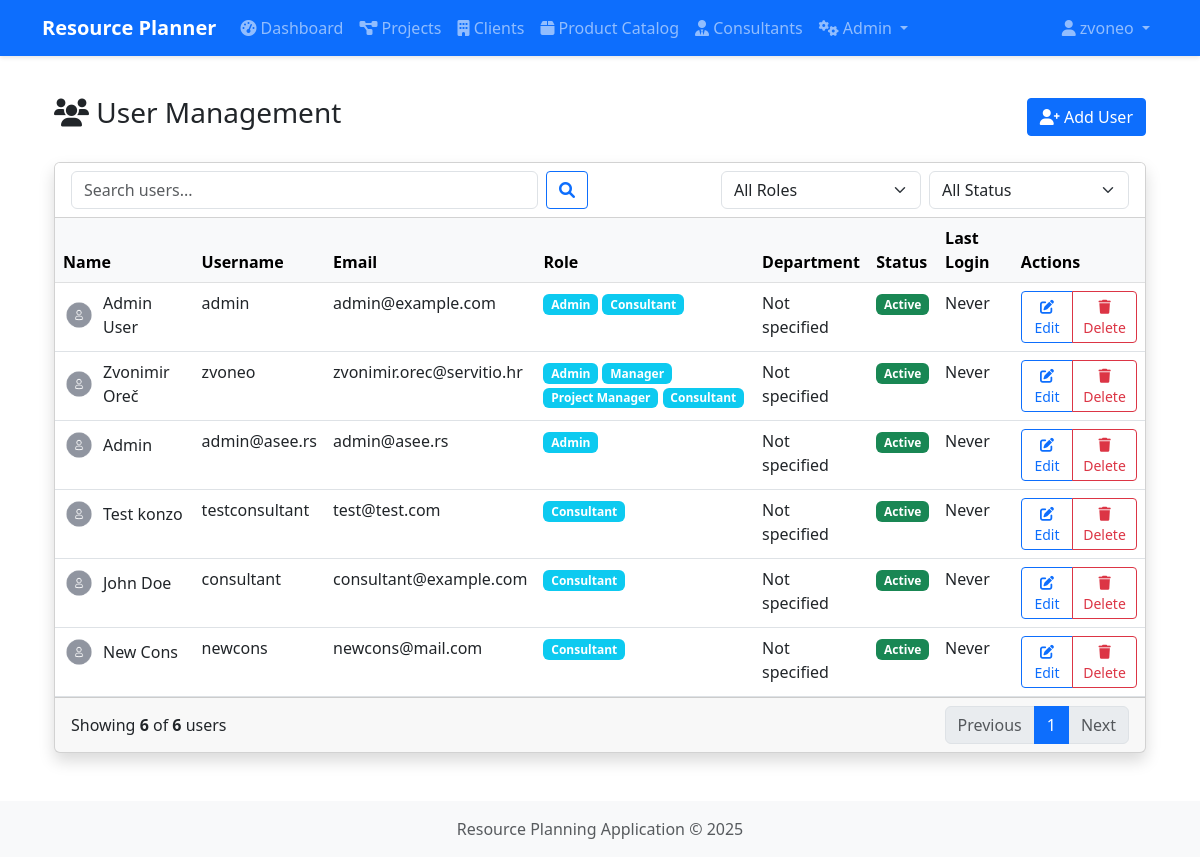
The app's page /admin/users (signed in) with its own data.
### app/models.py (models this page shows, shortened)
class User(db.Model, UserMixin):
    __tablename__ = 'users'
    id = db.Column(db.Integer, primary_key=True)
    username = db.Column(db.String(80), unique=True, nullable=False)
    email = db.Column(db.String(120), unique=True, nullable=False)
    password_hash = db.Column(db.String(128))
    first_name = db.Column(db.String(50))
    last_name = db.Column(db.String(50))
    created_at = db.Column(db.DateTime, default=datetime.utcnow)
    is_active = db.Column(db.Boolean, default=True)
    updated_at = db.Column(db.DateTime, default=datetime.utcnow, onupdate=datetime.utcnow)
    consultants = db.relationship('Consultant', backref='user', lazy=True)
    roles = db.relationship('Role', secondary='user_roles', backref=db.backref('users', lazy=True))

class Role(db.Model):
    __tablename__ = 'roles'
    id = db.Column(db.Integer, primary_key=True)
    name = db.Column(db.String(20), unique=True, nullable=False)
    description = db.Column(db.String(100))

### app/routes/admin.py (the view, shortened to what this page needs)
@admin_bp.route('/users')
@login_required
@admin_required
def users():
    page = request.args.get('page', 1, type=int)
    per_page = 10  # Number of items per page
    search = request.args.get('search', '')
    role_filter = request.args.get('role_filter', '')
    status_filter = request.args.get('status_filter', '')
    query = User.query
    if role_filter:
        query = query.join(User.roles).filter(Role.id == role_filter)
    if status_filter:
        is_active = status_filter == 'active'
        query = query.filter(User.is_active == is_active)
    total_users = query.count()
    users_list = query.paginate(page=page, per_page=per_page, error_out=False)
    roles = Role.query.all()
    total_pages = (total_users + per_page - 1) // per_page  # Ceiling division
    return render_template(
        'admin/users.html',
        users=users_list.items,
        page=page,
        total_pages=total_pages,
        total_users=total_users,
        has_prev=users_list.has_prev,
        has_next=users_list.has_next,
        roles=roles
    )

### app/routes/admin.py (called while the page is built)
def admin_required(f):
    @wraps(f)
    def decorated_function(*args, **kwargs):
        if not current_user.is_authenticated or not (user_has_role(current_user, 'Admin') or current_user.username == 'admin'):
            flash('You do not have permission to access this page.', 'danger')
            return redirect(url_for('main.index'))
        return f(*args, **kwargs)
    return decorated_function

### app/utils.py (called while the page is built, shortened)
def user_has_role(user, role_name):
    if not user or not user.is_authenticated:
        return False
    try:
        role = Role.query.filter_by(name=role_name).first()
        if role and role in user.roles:
            return True
    except SQLAlchemyError as e:
        current_app.logger.error(f"Error checking role {role_name} for user {user.username}: {str(e)}")
        if role_name == 'Admin' and user.username == 'admin':
            return True
    return False

### app/templates/admin/users.html (shortened to what this page needs)
{% extends 'base.html' %}
{% block content %}
<div class="container-fluid">
    <div class="d-flex justify-content-between align-items-center mb-4">
        <h1 class="h3"><i class="fas fa-users"></i> User Management</h1>
        <a href="{{ url_for('admin.manage_user') }}" class="btn btn-primary">
            <i class="fas fa-user-plus"></i> Add User
        </a>
    </div>
    <div class="card shadow">
        <div class="card-header bg-white">
            <div class="row align-items-center">
                <div class="col-md-6">
                    <form method="GET" action="{{ url_for('admin.users') }}" class="d-flex">
                        <input type="text" name="search" class="form-control" placeholder="Search users..." value="{{ request.args.get('search', '') }}">
                        <button type="submit" class="btn btn-outline-primary ms-2">
                            <i class="fas fa-search"></i>
                        </button>
                    </form>
                </div>
                <div class="col-md-6">
                    <div class="d-flex justify-content-md-end mt-3 mt-md-0">
                        <select name="role_filter" class="form-select me-2" style="max-width: 200px;" onchange="this.form.submit()">
                            <option value="">All Roles</option>
                        </select>
                        <select name="status_filter" class="form-select" style="max-width: 200px;" onchange="this.form.submit()">
                            <option value="">All Status</option>
                        </select>
                    </div>
                </div>
            </div>
        </div>
        <div class="card-body p-0">
            <div class="table-responsive">
                <table class="table table-hover mb-0">
                    <thead class="table-light">
                        <tr>
                            <th>Name</th>
                            <th>Username</th>
                            <th>Email</th>
                            <th>Role</th>
                            <th>Department</th>
                            <th>Status</th>
                            <th>Last Login</th>
                            <th>Actions</th>
                        </tr>
                    </thead>
                    <tbody>
                        {% for user in users %}
                        <tr>
                            <td>
                                <div class="d-flex align-items-center">
                                    <img src="{{ user.avatar_url or url_for('static', filename='img/default-avatar.png') }}"
                                         alt="Avatar" class="rounded-circle me-2" width="32" height="32">
                                    <div>{{ user.first_name }} {{ user.last_name }}</div>
                                </div>
                            </td>
                            <td>{{ user.username }}</td>
                            <td>{{ user.email }}</td>
                            <td>
                                {% for role in user.roles %}
                                <span class="badge bg-info">{{ role.name }}</span>
                                {% endfor %}
                            </td>
                            <td>{{ user.department or 'Not specified' }}</td>
                            <td>
                                {% if user.is_active %}
                                <span class="badge bg-success">Active</span>
                                {% else %}
                                <span class="badge bg-danger">Inactive</span>
                                {% endif %}
                            </td>
                            <td>{{ user.last_login.strftime('%Y-%m-%d %H:%M') if user.last_login else 'Never' }}</td>
                            <td>
                                <div class="btn-group">
                                    <a href="{{ url_for('admin.manage_user', user_id=user.id) }}" class="btn btn-sm btn-outline-primary">
                                        <i class="fas fa-edit"></i> Edit
                                    </a>
                                    <button type="button" class="btn btn-sm btn-outline-danger delete-user" data-id="{{ user.id }}" data-name="{{ user.username }}">
                                        <i class="fas fa-trash"></i> Delete
                                    </button>
                                </div>
                            </td>
                        </tr>
                        {% endfor %}
                    </tbody>
                </table>
            </div>
        </div>
        <div class="card-footer">
            <div class="d-flex justify-content-between align-items-center">
                <div>
                    Showing <span class="fw-bold">{{ users|length }}</span> of <span class="fw-bold">{{ total_users }}</span> users
                </div>
                <nav aria-label="Page navigation">
                    <ul class="pagination mb-0">
                        <li class="page-item {% if not has_prev %}disabled{% endif %}">
                            <a class="page-link" href="{{ url_for('admin.users', page=page-1, search=request.args.get('search', ''), role_filter=request.args.get('role_filter', ''), status_filter=request.args.get('status_filter', '')) }}">Previous</a>
                        </li>
                        {% for p in range(1, total_pages + 1) %}
                        <li class="page-item {% if p == page %}active{% endif %}">
                            <a class="page-link" href="{{ url_for('admin.users', page=p, search=request.args.get('search', ''), role_filter=request.args.get('role_filter', ''), status_filter=request.args.get('status_filter', '')) }}">{{ p }}</a>
                        </li>
                        {% endfor %}
                        <li class="page-item {% if not has_next %}disabled{% endif %}">
                            <a class="page-link" href="{{ url_for('admin.users', page=page+1, search=request.args.get('search', ''), role_filter=request.args.get('role_filter', ''), status_filter=request.args.get('status_filter', '')) }}">Next</a>
                        </li>
                    </ul>
                </nav>
            </div>
        </div>
    </div>
</div>
{% endblock %}

### app/templates/base.html (shortened to what this page needs)
<!DOCTYPE html>
<html lang="en">
<head>
    <link href="https://cdn.jsdelivr.net/npm/bootstrap@5.3.0-alpha1/dist/css/bootstrap.min.css" rel="stylesheet">
    <link rel="stylesheet" href="https://cdnjs.cloudflare.com/ajax/libs/font-awesome/6.0.0/css/all.min.css">
    <link rel="stylesheet" href="{{ url_for('static', filename='css/style.css') }}">
</head>
<body>
    <nav class="navbar navbar-expand-lg navbar-dark bg-primary">
        <div class="container">
            <a class="navbar-brand" href="{{ url_for('index') }}">Resource Planner</a>
            <div class="collapse navbar-collapse" id="navbarNav">
                {% if current_user.is_authenticated %}
                <ul class="navbar-nav me-auto">
                    <li class="nav-item">
                        <a class="nav-link" href="{{ url_for('admin.dashboard') }}">
                            <i class="fas fa-tachometer-alt"></i> Dashboard
                        </a>
                    </li>
                    <li class="nav-item">
                        <a class="nav-link" href="{{ url_for('projects.list_projects') }}">
                            <i class="fas fa-project-diagram"></i> Projects
                        </a>
                    </li>
                    <li class="nav-item">
                        <a class="nav-link" href="{{ url_for('clients.list_clients') }}">
                            <i class="fas fa-building"></i> Clients
                        </a>
                    </li>
                    <li class="nav-item">
                        <a class="nav-link" href="{{ url_for('catalog.list_products') }}">
                            <i class="fas fa-box"></i> Product Catalog
                        </a>
                    </li>
                    <li class="nav-item">
                        <a class="nav-link" href="{{ url_for('consultants.list_consultants') }}">
                            <i class="fas fa-user-tie"></i> Consultants
                        </a>
                    </li>
                    {% if 'Admin' in current_user.roles|map(attribute='name') or 'Manager' in current_user.roles|map(attribute='name') %}
                    <li class="nav-item dropdown">
                        <a class="nav-link dropdown-toggle" href="#" id="adminDropdown" role="button" data-bs-toggle="dropdown" aria-expanded="false">
                            <i class="fas fa-cogs"></i> Admin
                        </a>
                    </li>
                    {% endif %}
                </ul>
                <ul class="navbar-nav">
                    <li class="nav-item dropdown">
                        <a class="nav-link dropdown-toggle" href="#" id="userDropdown" role="button" data-bs-toggle="dropdown" aria-expanded="false">
                            <i class="fas fa-user"></i> {{ current_user.username }}
                        </a>
                    </li>
                </ul>
                {% endif %}
            </div>
        </div>
    </nav>
    <div class="container mt-4">
        {% block content %}{% endblock %}
    </div>
    <footer class="footer mt-5 py-3 bg-light">
        <div class="container text-center">
            <span class="text-muted">Resource Planning Application &copy; {{ now.year }}</span>
        </div>
    </footer>
</body>
</html>

### app/static/css/style.css (style rules this page uses)
body { min-height: 100vh; display: flex; flex-direction: column; }
.footer { margin-top: auto; }
.card { transition: transform 0.3s ease; box-shadow: 0 4px 6px rgba(0, 0, 0, 0.1); }
.btn { border-radius: 0.25rem; }
.navbar { box-shadow: 0 2px 4px rgba(0, 0, 0, 0.1); }
.navbar-brand { font-weight: bold; }

### records on screen
User: username "zvoneo", first_name "Zvonimir", last_name "Oreč", email "zvonimir.orec@servitio.hr", department "Not specified", is_active "Active", last_login "Never"
User: first_name "Admin", last_name "User", username "admin", email "admin@example.com", department "Not specified", is_active "Active", last_login "Never"
Role: name "Admin"
Role: name "Consultant"
Role: name "Manager"
Role: name "Project Manager"
User: first_name "Admin", username "admin@asee.rs", email "admin@asee.rs", department "Not specified", is_active "Active", last_login "Never"
User: first_name "Test", last_name "konzo", username "testconsultant", email "test@test.com", department "Not specified", is_active "Active", last_login "Never"
User: first_name "John", last_name "Doe", username "consultant", email "consultant@example.com", department "Not specified", is_active "Active", last_login "Never"
User: first_name "New", last_name "Cons", username "newcons", email "newcons@mail.com", department "Not specified", is_active "Active", last_login "Never"

### other values on screen
{{ users|length }} "6"
{{ total_users }} "6"
{{ p }} "1"
